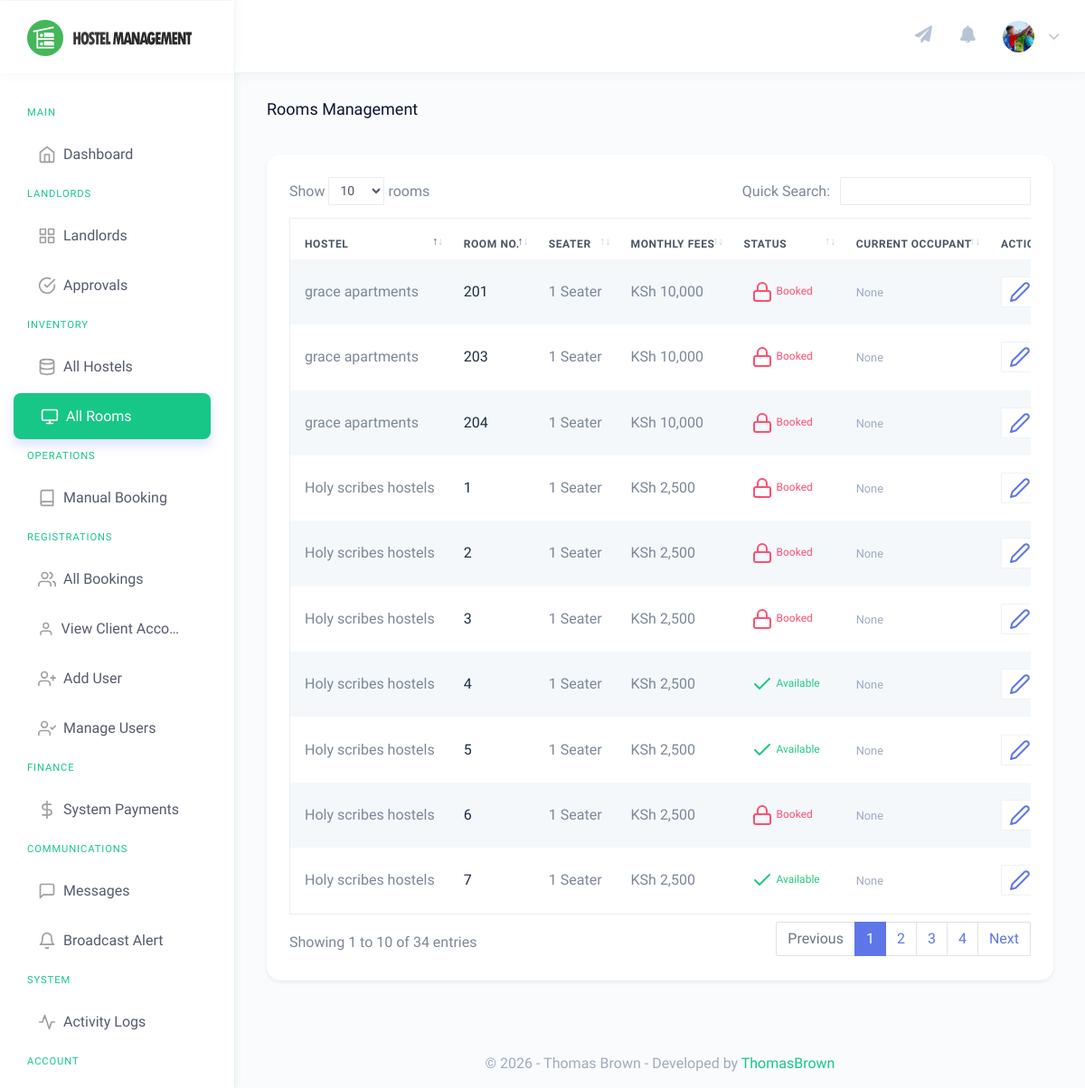
The page /admin/manage-rooms.php (signed in) on the database its author committed.
### tables this page shows
CREATE TABLE `users` (
  `id` int(11) NOT NULL,
  `tenant_id` int(11) DEFAULT NULL,
  `email` varchar(255) NOT NULL,
  `password` varchar(255) NOT NULL,
  `role` enum('admin','landlord','client','caretaker') NOT NULL,
  `full_name` varchar(255) NOT NULL,
  `first_name` varchar(255) DEFAULT NULL,
  `middle_name` varchar(255) DEFAULT NULL,
  `last_name` varchar(255) DEFAULT NULL,
  `gender` varchar(50) DEFAULT NULL,
  `contact_no` varchar(50) DEFAULT NULL,
  `profile_pic` varchar(255) DEFAULT NULL,
  `id_no` varchar(50) DEFAULT NULL,
  `status` enum('active','suspended') DEFAULT 'active',
  `created_at` timestamp NOT NULL DEFAULT current_timestamp(),
  `original_id` int(11) DEFAULT NULL,
  `original_table` varchar(50) DEFAULT NULL,
  `assigned_hostel_id` int(11) DEFAULT NULL
);

CREATE TABLE `rooms` (
  `id` int(11) NOT NULL,
  `tenant_id` int(11) DEFAULT NULL,
  `hostel_id` int(11) DEFAULT NULL,
  `seater` int(11) NOT NULL,
  `room_type_id` int(11) DEFAULT NULL,
  `room_no` int(11) NOT NULL,
  `fees` int(11) NOT NULL,
  `status` enum('available','booked') NOT NULL DEFAULT 'available',
  `posting_date` timestamp NOT NULL DEFAULT current_timestamp()
);

CREATE TABLE `hostels` (
  `id` int(11) NOT NULL,
  `tenant_id` int(11) NOT NULL,
  `name` varchar(255) NOT NULL,
  `description` text DEFAULT NULL,
  `address` varchar(500) NOT NULL,
  `city` varchar(100) NOT NULL,
  `state` varchar(100) DEFAULT NULL,
  `postal_code` varchar(20) DEFAULT NULL,
  `phone` varchar(20) DEFAULT NULL,
  `email` varchar(255) DEFAULT NULL,
  `status` enum('pending','approved','rejected','suspended') NOT NULL DEFAULT 'pending',
  `featured_image` varchar(500) DEFAULT NULL,
  `created_at` timestamp NOT NULL DEFAULT current_timestamp(),
  `updated_at` timestamp NOT NULL DEFAULT current_timestamp() ON UPDATE current_timestamp()
);

### includes/tenant_manager.php (called while the page is built, shortened)
<?php
class TenantManager {
    public function getCurrentTenantId() {
        if ($this->isSuperAdmin()) {
            return isset($_SESSION['impersonate_tenant_id']) ? $_SESSION['impersonate_tenant_id'] : null;
        }
        return isset($_SESSION['tenant_id']) ? $_SESSION['tenant_id'] : null;
    }
    public function isSuperAdmin() {
        return isset($_SESSION['role']) && $_SESSION['role'] === 'admin';
    }
    public function getTenantWhereClause($tableAliasOrIncludeWhere = true, $includeWhere = true) {
        $tablePrefix = "";
        $useWhere = $includeWhere;
        if (is_string($tableAliasOrIncludeWhere)) {
            $tablePrefix = $tableAliasOrIncludeWhere . ".";
        } elseif (is_bool($tableAliasOrIncludeWhere)) {
            $useWhere = $tableAliasOrIncludeWhere;
        }
        $tenantId = $this->getCurrentTenantId();
        if ($this->isSuperAdmin() && !isset($_SESSION['impersonate_tenant_id'])) {
            return "";
        }
        return ($useWhere ? " WHERE " : "") . " {$tablePrefix}tenant_id = '$tenantId' ";
    }
}
?>

### admin/manage-rooms.php (the view, shortened to what this page needs)
<?php
    include('../includes/check-login.php');
    include('../includes/tenant_manager.php');
    $tm = new TenantManager($mysqli);
?>
<!DOCTYPE html>
<html dir="ltr" lang="en">
<head>
    <link href="../assets/extra-libs/c3/c3.min.css" rel="stylesheet">
    <link href="https://cdn.jsdelivr.net/npm/chartist@0.11.4/dist/chartist.min.css" rel="stylesheet">
     <link href="../assets/extra-libs/datatables.net-bs4/css/dataTables.bootstrap4.css" rel="stylesheet">
    <link href="../dist/css/style.min.css" rel="stylesheet">
    <link href="../assets/css/custom-gradients.css" rel="stylesheet">
    <link href="../dist/css/icons/font-awesome/css/fontawesome-all.min.css" rel="stylesheet">
</head>
<body>
    <div id="main-wrapper" data-theme="light" data-layout="vertical" data-navbarbg="skin6" data-sidebartype="full"
        data-sidebar-position="fixed" data-header-position="fixed" data-boxed-layout="full">
        <header class="topbar" data-navbarbg="skin6">
            <?php include 'includes/navigation.php'?>
        </header>
        <aside class="left-sidebar" data-sidebarbg="skin6">
            <div class="scroll-sidebar" data-sidebarbg="skin6">
            </div>
        </aside>
        <div class="page-wrapper">
            <div class="page-breadcrumb">
                <div class="row">
                    <div class="col-7 align-self-center">
                    <h4 class="page-title text-truncate text-dark font-weight-medium mb-1">Rooms Management</h4>
                    </div>
                </div>
            </div>
            <div class="container-fluid">
                <div class="card shadow-sm border-0">
                    <div class="card-body">
                        <div class="table-responsive">
                            <table id="roomsTable" class="table table-striped table-bordered no-wrap">
                                <thead>
                                    <tr>
                                        <th>Hostel</th>
                                        <th>Room No.</th>
                                        <th>Seater</th>
                                        <th>Monthly Fees</th>
                                        <th>Status</th>
                                        <th>Current Occupant</th>
                                        <th>Action</th>
                                    </tr>
                                </thead>
                                <tbody>
                                    <?php
                                        $tenantWhere = $tm->getTenantWhereClause('rooms');
                                        $ret="SELECT rooms.*, tenants.name as tenant_name, hostels.name as hostel_name,
                                              (SELECT CONCAT(firstName, ' ', lastName) FROM bookings WHERE bookings.roomno = rooms.room_no AND bookings.tenant_id = rooms.tenant_id AND bookings.booking_status = 'confirmed' LIMIT 1) as booked_by
                                              FROM rooms
                                              LEFT JOIN tenants ON rooms.tenant_id = tenants.id
                                              LEFT JOIN hostels ON rooms.hostel_id = hostels.id
                                              $tenantWhere
                                              ORDER BY CASE WHEN hostels.name IS NULL THEN 1 ELSE 0 END, hostels.name, rooms.room_no";
                                        $stmt= $mysqli->prepare($ret) ;
                                        $stmt->execute() ;
                                        $res=$stmt->get_result();
                                        while($row=$res->fetch_object()) {
                                            $roomStatus = $row->status ?? 'available';
                                            $statusColor = ($roomStatus == 'booked') ? 'danger' : 'success';
                                            $statusIcon = ($roomStatus == 'booked') ? 'lock' : 'check';
                                    ?>
                                    <tr>
                                        <td><?php echo $row->hostel_name ? htmlentities($row->hostel_name) : '<span class="text-muted">Unassigned</span>'; ?></td>
                                        <td class="font-weight-medium text-dark"><?php echo $row->room_no; ?></td>
                                        <td><?php echo $row->seater; ?> Seater</td>
                                        <td>KSh <?php echo number_format($row->fees, 0); ?></td>
                                        <td>
                                            <span class="badge badge-light-<?php echo $statusColor; ?> text-<?php echo $statusColor; ?> px-2 py-1">
                                                <i data-feather="<?php echo $statusIcon; ?>" class="feather-xs mr-1"></i><?php echo ucfirst($roomStatus); ?>
                                            </span>
                                        </td>
                                        <td>
                                            <?php if($row->booked_by): ?>
                                                <div class="d-flex align-items-center">
                                                    <i data-feather="user" class="feather-xs text-muted mr-1"></i>
                                                    <small class="text-dark font-weight-medium"><?php echo htmlentities($row->booked_by); ?></small>
                                                </div>
                                            <?php else: ?>
                                                <span class="text-muted small">None</span>
                                            <?php endif; ?>
                                        </td>
                                        <td>
                                            <div class="btn-group">
                                                <a href="edit-room.php?id=<?php echo $row->id; ?>" class="btn btn-light bg-white border text-info btn-sm" title="Edit">
                                                    <i data-feather="edit-2" class="feather-xs"></i>
                                                </a>
                                            </div>
                                        </td>
                                    </tr>
                                    <?php } ?>
                                </tbody>
                            </table>
                        </div>
                    </div>
                </div>
            </div>
            <?php include 'includes/footer.php' ?>
        </div>
    </div>
</body>
</html>

### admin/includes/navigation.php (shortened to what this page needs)
<nav class="navbar top-navbar navbar-expand-md">
                <div class="navbar-header" data-logobg="skin6">
                    <div class="navbar-brand">
                        <?php
                            $dashLink = ($_SESSION['role'] == 'admin') ? 'super_dashboard.php' : 'dashboard.php';
                        ?>
                        <a href="<?php echo $dashLink; ?>">
                            <b class="logo-icon">
                                <img src="../assets/images/logo-icon-nav.png" alt="homepage" class="dark-logo" />
                            </b>
                            <span class="logo-text">
                                <img src="../assets/images/logo-text-nav.png" alt="homepage" class="dark-logo" />
                            </span>
                        </a>
                    </div>
                </div>
                <div class="navbar-collapse collapse" id="navbarSupportedContent">
                    <ul class="navbar-nav float-right">
                        <?php if($_SESSION['role'] == 'admin' || $_SESSION['role'] == 'landlord'): ?>
                        <li class="nav-item">
                            <a class="nav-link pl-md-3" href="javascript:void(0)" data-toggle="modal" data-target="#broadcastModal" title="Send Notification">
                                <span><i class="fas fa-paper-plane" style="font-size: 1.2rem;"></i></span>
                            </a>
                        </li>
                        <?php endif; ?>
                        <li class="nav-item dropdown">
                            <a class="nav-link dropdown-toggle pl-md-3 position-relative" href="javascript:void(0)"
                                id="bell" role="button" data-toggle="dropdown" aria-haspopup="true"
                                aria-expanded="false">
                                <span><i class="fas fa-bell" style="font-size: 1.2rem;"></i></span>
                            </a>
                        </li>
                        <li class="nav-item dropdown">
                            <a class="nav-link dropdown-toggle" href="javascript:void(0)" data-toggle="dropdown"
                                aria-haspopup="true" aria-expanded="false">
                                    <?php
                                    $aid=$_SESSION['id'];
                                        $ret="SELECT full_name, email, profile_pic from users where id=?";
                                        $stmt= $mysqli->prepare($ret) ;
                                        $stmt->bind_param('i',$aid);
                                        $stmt->execute();
                                        $res=$stmt->get_result();
                                        while($row=$res->fetch_object())
                                        {
                                            $userPic = $row->profile_pic ? "../uploads/profiles/" . $row->profile_pic : "../assets/images/users/admin-icn.png";
                                            ?>
                                <img src="<?php echo $userPic; ?>" alt="user" class="rounded-circle" width="35" height="35" style="object-fit: cover;">
                                <span class="ml-2 d-none d-lg-inline-block"><?php } ?><i data-feather="chevron-down"
                                        class="svg-icon"></i></span>
                            </a>
                        </li>
                    </ul>
                </div>
            </nav>

### assets/css/custom-gradients.css (style rules this page uses)
:root { --gradient-primary: linear-gradient(135deg, #129d6b 0%, #17c788 100%); --gradient-success: linear-gradient(135deg, #00b09b 0%, #96c93d 100%); --gradient-danger: linear-gradient(135deg, #ff5f6d 0%, #ffc371 100%); --gradient-warning: linear-gradient(135deg, #f7b733 0%, #fc4a1a 100%); --gradient-info: linear-gradient(135deg, #36D1DC 0%, #5B86E5 100%); --gradient-brand-1: linear-gradient(135deg, #0d7f55 0%, #129d6b 100%); --gradient-brand-2: linear-gradient(135deg, #129d6b 0%, #17c788 100%); --gradient-brand-3: linear-gradient(135deg, #17c788 0%, #1ee09e 100%); --gradient-brand-4: linear-gradient(135deg, #1ee09e 0%, #46f5b9 100%); --sidebar-gradient: linear-gradient(180deg, #0d1432 0%, #162040 100%); --shadow-sm: 0 2px 4px rgba(0, 0, 0, 0.05); --shadow-md: 0 4px 12px rgba(0, 0, 0, 0.1); --shadow-lg: 0 8px 24px rgba(0, 0, 0, 0.15); }
body { font-family: 'Muli', sans-serif !important; }
h1, h2, h3, h4, h5, h6, .page-title, .card-title, .sidebar-nav .nav-small-cap { font-family: 'Comfortaa', cursive !important; }
.btn { transition: all 0.3s cubic-bezier(0.4, 0, 0.2, 1) !important; }
.left-sidebar { background: #ffffff !important; border-right: 1px solid rgba(23, 199, 136, 0.15) !important; box-shadow: 2px 0 8px rgba(13, 20, 50, 0.04); }
.scroll-sidebar { background: #ffffff !important; }
.card { border: none !important; border-radius: 15px !important; box-shadow: 0 0.125rem 0.25rem rgba(0, 0, 0, 0.075) !important; transition: all 0.3s cubic-bezier(0.4, 0, 0.2, 1); }
.table { border-collapse: separate; border-spacing: 0 10px; }
.table tr { box-shadow: none; transition: all 0.2s ease; }
.table tbody tr { background-color: #fff; border-radius: 8px; }
.table td, .table th { border: none !important; padding: 1.2rem 1rem !important; vertical-align: middle; }
.table thead th { background: transparent !important; color: #4b5563 !important; text-transform: uppercase; font-size: 0.75rem; font-weight: 700; letter-spacing: 0.05em; padding-bottom: 0.5rem !important; }
.topbar { background: #fff !important; box-shadow: 0 2px 15px rgba(0, 0, 0, 0.03) !important; }
.topbar .navbar-brand { border-right: 1px solid #f3f4f6; }
.badge { padding: 5px 10px; font-weight: 500; border-radius: 6px; }
a { color: #17c788; }
.page-title { color: #0d1432 !important; }

### rows shown on the page
users: profile_pic (picture)
rooms: hostel.name "grace apartments", room_no "201", seater "1", fees "10,000", status "Booked"
rooms: hostel.name "grace apartments", room_no "203", seater "1", fees "10,000", status "Booked"
rooms: hostel.name "grace apartments", room_no "204", seater "1", fees "10,000", status "Booked"
rooms: hostel.name "Holy scribes hostels", room_no "1", seater "1", fees "2,500", status "Booked"
rooms: hostel.name "Holy scribes hostels", room_no "2", seater "1", fees "2,500", status "Booked"
rooms: hostel.name "Holy scribes hostels", room_no "3", seater "1", fees "2,500", status "Booked"
rooms: hostel.name "Holy scribes hostels", room_no "4", seater "1", fees "2,500", status "Available"
rooms: hostel.name "Holy scribes hostels", room_no "5", seater "1", fees "2,500", status "Available"
rooms: hostel.name "Holy scribes hostels", room_no "6", seater "1", fees "2,500", status "Booked"
rooms: hostel.name "Holy scribes hostels", room_no "7", seater "1", fees "2,500", status "Available"
